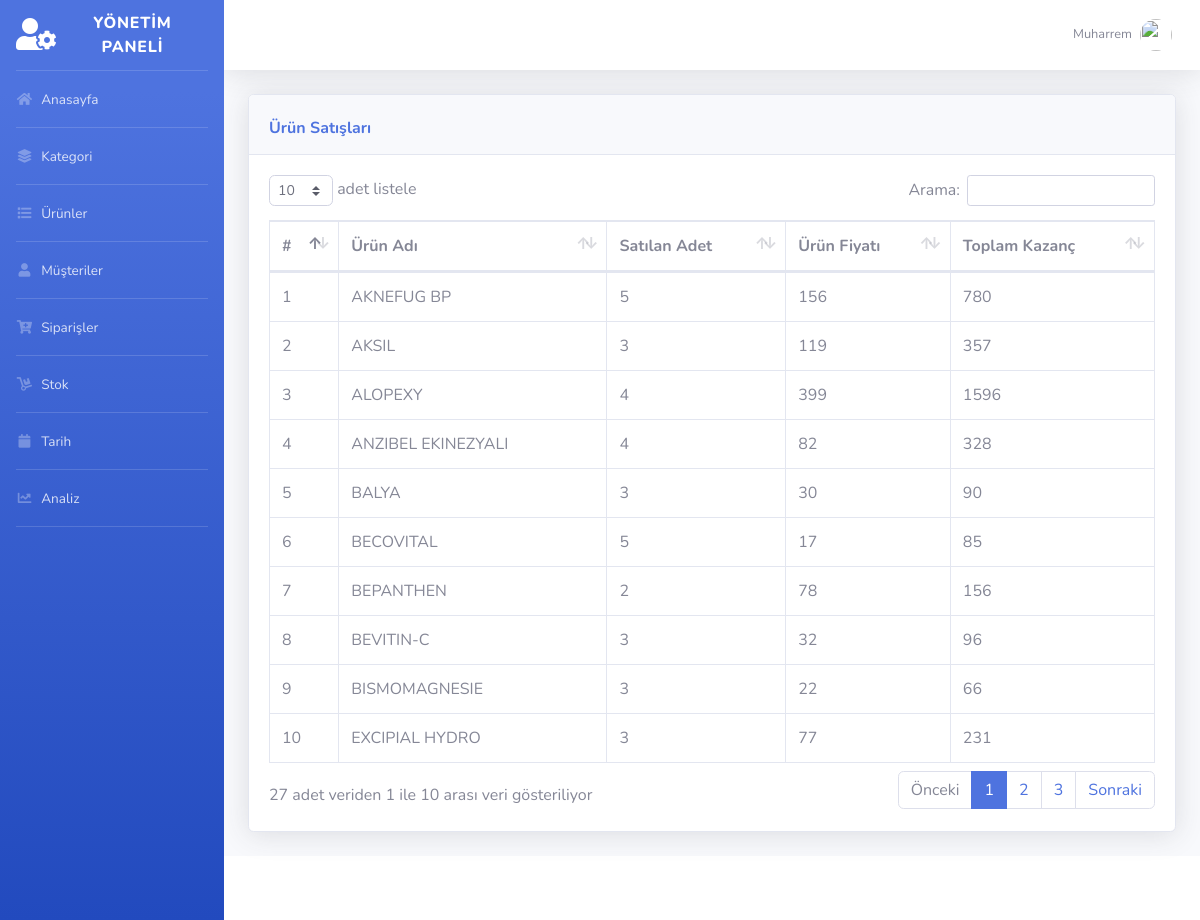
The app's page /admin/coksatan.php (signed in) with its own data.
### tables this page shows
CREATE TABLE IF NOT EXISTS `urunler` (
  `urun_id` int(7) NOT NULL AUTO_INCREMENT,
  `urun_ad` varchar(255) NOT NULL,
  `urun_fiyat` int(7) NOT NULL,
  `urun_skt` date DEFAULT NULL,
  `urun_stok` int(7) NOT NULL,
  `kategori_id` int(7) NOT NULL,
  PRIMARY KEY (`urun_id`),
  KEY `kategori_id` (`kategori_id`)
);

### admin/coksatan.php (the view)
<?php include 'header.php'; ?>
<div class="card shadow mb-4">
              <div class="card-header py-3">
                <h6 class="m-0 font-weight-bold text-primary float-left mt-2">Ürün Satışları</h6>
            </div>
            <div class="card-body">
              <div class="table-responsive">
                <table class="table table-bordered" id="dataTable" width="100%" cellspacing="0">
                  <thead>
                    <tr>
                      <th>#</th>
                      <th>Ürün Adı</th>
					  <th>Satılan Adet</th>
                      <th>Ürün Fiyatı</th>
                      <th>Toplam Kazanç</th>
                    </tr>
                  </thead>
                  <tbody>
                    <tr>
                      <?php $sorgu = mysqli_query($conn, "SELECT urunler.urun_id, urunler.urun_ad, SUM(siparis.siparis_adet) as adet, urunler.urun_fiyat, SUM(siparis.siparis_adet) * urun_fiyat as toplam
FROM musteri,siparis,urunler
WHERE musteri.musteri_id=siparis.musteri_id AND siparis.urun_id = urunler.urun_id
GROUP BY urunler.urun_id
"); while($oku = mysqli_fetch_array($sorgu)){ ?>
                      <td><?php echo $oku['urun_id']; ?></td>
                      <td><?php echo $oku['urun_ad']; ?></td>
					  <td><?php echo $oku['adet'];  ?></td>
                      <td><?php echo $oku['urun_fiyat']; ?></td>
                      <td><?php echo $oku['toplam']; ?></td>
                    </tr>
                  <?php } ?>
                  </tbody>
                </table>
              </div>
            </div>
          </div>
<?php include 'footer.php'; ?>

### records on screen
urunler: urun_id "1", urun_ad "AKNEFUG BP", adet "5", urun_fiyat "156", toplam "780"
urunler: urun_id "2", urun_ad "AKSIL", adet "3", urun_fiyat "119", toplam "357"
urunler: urun_id "3", urun_ad "ALOPEXY", adet "4", urun_fiyat "399", toplam "1596"
urunler: urun_id "4", urun_ad "ANZIBEL EKINEZYALI", adet "4", urun_fiyat "82", toplam "328"
urunler: urun_id "5", urun_ad "BALYA", adet "3", urun_fiyat "30", toplam "90"
urunler: urun_id "6", urun_ad "BECOVITAL", adet "5", urun_fiyat "17", toplam "85"
urunler: urun_id "7", urun_ad "BEPANTHEN", adet "2", urun_fiyat "78", toplam "156"
urunler: urun_id "8", urun_ad "BEVITIN-C", adet "3", urun_fiyat "32", toplam "96"
urunler: urun_id "9", urun_ad "BISMOMAGNESIE", adet "3", urun_fiyat "22", toplam "66"
urunler: urun_id "10", urun_ad "EXCIPIAL HYDRO", adet "3", urun_fiyat "77", toplam "231"

### other values on screen
$_SESSION["user"] "Muharrem"
